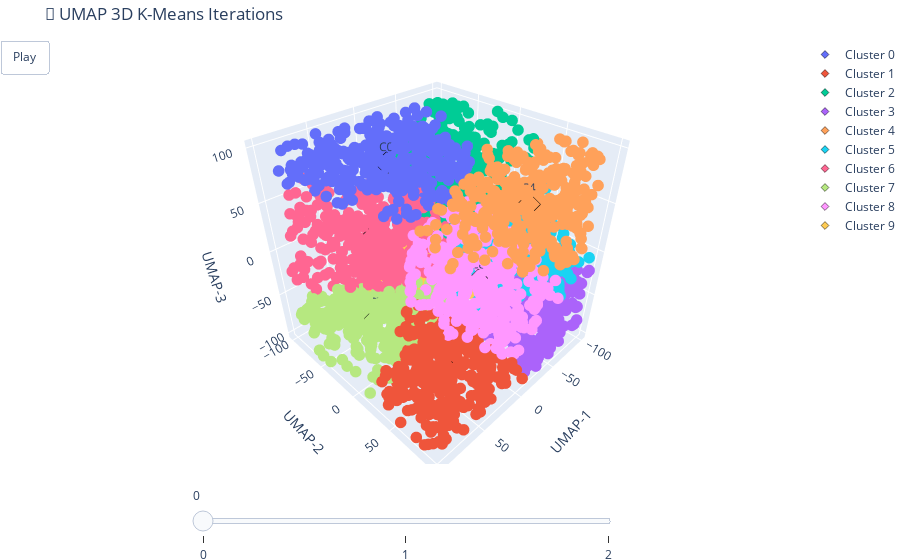

The cell this chart's notebook holds for it:
### Code cell
# Bernat: any setting <1 will cause sorting order artifacts because of
# the rendering engine's static sorting order on transparents.
point_opacity = 1

colors = px.colors.qualitative.Plotly

# Static layout
layout = go.Layout(
    title="🌌 UMAP 3D K-Means Iterations",
    margin=dict(l=0, r=0, b=0, t=40),
    scene=dict(
        xaxis_title='UMAP-1',
        yaxis_title='UMAP-2',
        zaxis_title='UMAP-3',
        bgcolor='white'
    ),
    updatemenus=[dict(
        type='buttons',
        showactive=False,
        buttons=[dict(label='Play', method='animate', args=[None])]
    )],
    sliders=[dict(
        steps=[dict(method='animate', args=[[f'frame{k}']], label=str(k)) for k in range(len(iterations))],
        transition=dict(duration=0),
        x=0.156, y=0, len=0.6
    )]
)

# Initial empty figure
fig = go.Figure(layout=layout)

# Initial data for frame 0
iter0 = iteration_meta[0]
cmap = {cid: colors[i % len(colors)] for i, cid in enumerate(np.unique(iter0['centroid_ids']))}

for cid in cmap:
    mask = iter0['point_cluster_ids'] == cid
    fig.add_trace(go.Scatter3d(
        x=points_3d_per_iter[0][mask, 0],
        y=points_3d_per_iter[0][mask, 1],
        z=points_3d_per_iter[0][mask, 2],
        mode='markers',
        marker=dict(size=4, color=cmap[cid], opacity=point_opacity),
        showlegend=False
    ))
    mask = iter0['centroid_ids'] == cid
    fig.add_trace(go.Scatter3d(
        x=centroids_3d_per_iter[0][mask, 0],
        y=centroids_3d_per_iter[0][mask, 1],
        z=centroids_3d_per_iter[0][mask, 2],
        mode='markers+text',
        marker=dict(size=6, symbol='diamond', color=cmap[cid], line=dict(width=0.5, color='black')),
        name=f'Cluster {cid}',
        text=[f"C{cid}"] * np.sum(mask),
        textposition="top center"
    ))

# Add frames
frames = []
for k, meta in enumerate(iteration_meta):
    frame_data = []
    cmap = {cid: colors[i % len(colors)] for i, cid in enumerate(np.unique(meta['centroid_ids']))}

    for cid in cmap:
        mask_p = meta['point_cluster_ids'] == cid
        mask_c = meta['centroid_ids'] == cid

        frame_data.append(go.Scatter3d(
            x=points_3d_per_iter[k][mask_p, 0],
            y=points_3d_per_iter[k][mask_p, 1],
            z=points_3d_per_iter[k][mask_p, 2],
            mode='markers',
            marker=dict(size=4, color=cmap[cid], opacity=point_opacity),
            showlegend=False
        ))
        frame_data.append(go.Scatter3d(
            x=centroids_3d_per_iter[k][mask_c, 0],
            y=centroids_3d_per_iter[k][mask_c, 1],
            z=centroids_3d_per_iter[k][mask_c, 2],
            mode='markers+text',
            marker=dict(size=6, symbol='diamond', color=cmap[cid], line=dict(width=0.5, color='black')),
            name=f'Cluster {cid}',
            text=[f"C{cid}"] * np.sum(mask_c),
            textposition="top center"
        ))

    frames.append(go.Frame(data=frame_data, name=f"frame{k}"))

fig.frames = frames
fig.show()

### Figure 1 — Plotly figure (JSON) as saved in the notebook; plotly's stock layout.template omitted (floating-point values rounded to 4 significant figures; data arrays with more than 128 entries replaced by an {"elided": "..."} marker saying what was removed)
{"data": [{"marker": {"color": "#636EFA", "opacity": 1, "size": 4}, "mode": "markers", "showlegend": false, "type": "scatter3d", "x": {"elided": "350 float values"}, "y": {"elided": "350 float values"}, "z": {"elided": "350 float values"}}, {"marker": {"color": "#636EFA", "line": {"color": "black", "width": 0.5}, "size": 6, "symbol": "diamond"}, "mode": "markers+text", "name": "Cluster 0", "text": ["C0"], "textposition": "top center", "type": "scatter3d", "x": [18.63], "y": [-41.38], "z": [79.42]}, {"marker": {"color": "#EF553B", "opacity": 1, "size": 4}, "mode": "markers", "showlegend": false, "type": "scatter3d", "x": {"elided": "350 float values"}, "y": {"elided": "350 float values"}, "z": {"elided": "350 float values"}}, {"marker": {"color": "#EF553B", "line": {"color": "black", "width": 0.5}, "size": 6, "symbol": "diamond"}, "mode": "markers+text", "name": "Cluster 1", "text": ["C1"], "textposition": "top center", "type": "scatter3d", "x": [53.7], "y": [63.44], "z": [-58.72]}, {"marker": {"color": "#00CC96", "opacity": 1, "size": 4}, "mode": "markers", "showlegend": false, "type": "scatter3d", "x": {"elided": "350 float values"}, "y": {"elided": "350 float values"}, "z": {"elided": "350 float values"}}, {"marker": {"color": "#00CC96", "line": {"color": "black", "width": 0.5}, "size": 6, "symbol": "diamond"}, "mode": "markers+text", "name": "Cluster 2", "text": ["C2"], "textposition": "top center", "type": "scatter3d", "x": [-67.5], "y": [-41.67], "z": [36.49]}, {"marker": {"color": "#AB63FA", "opacity": 1, "size": 4}, "mode": "markers", "showlegend": false, "type": "scatter3d", "x": {"elided": "350 float values"}, "y": {"elided": "350 float values"}, "z": {"elided": "350 float values"}}, {"marker": {"color": "#AB63FA", "line": {"color": "black", "width": 0.5}, "size": 6, "symbol": "diamond"}, "mode": "markers+text", "name": "Cluster 3", "text": ["C3"], "textposition": "top center", "type": "scatter3d", "x": [-66.32], "y": [60.21], "z": [-69.71]}, {"marker": {"color": "#FFA15A", "opacity": 1, "size": 4}, "mode": "markers", "showlegend": false, "type": "scatter3d", "x": {"elided": "350 float values"}, "y": {"elided": "350 float values"}, "z": {"elided": "350 float values"}}, {"marker": {"color": "#FFA15A", "line": {"color": "black", "width": 0.5}, "size": 6, "symbol": "diamond"}, "mode": "markers+text", "name": "Cluster 4", "text": ["C4"], "textposition": "top center", "type": "scatter3d", "x": [-32.69], "y": [69.04], "z": [64.16]}, {"marker": {"color": "#19D3F3", "opacity": 1, "size": 4}, "mode": "markers", "showlegend": false, "type": "scatter3d", "x": {"elided": "350 float values"}, "y": {"elided": "350 float values"}, "z": {"elided": "350 float values"}}, {"marker": {"color": "#19D3F3", "line": {"color": "black", "width": 0.5}, "size": 6, "symbol": "diamond"}, "mode": "markers+text", "name": "Cluster 5", "text": ["C5"], "textposition": "top center", "type": "scatter3d", "x": [-67.38], "y": [31.72], "z": [-15.02]}, {"marker": {"color": "#FF6692", "opacity": 1, "size": 4}, "mode": "markers", "showlegend": false, "type": "scatter3d", "x": {"elided": "350 float values"}, "y": {"elided": "350 float values"}, "z": {"elided": "350 float values"}}, {"marker": {"color": "#FF6692", "line": {"color": "black", "width": 0.5}, "size": 6, "symbol": "diamond"}, "mode": "markers+text", "name": "Cluster 6", "text": ["C6"], "textposition": "top center", "type": "scatter3d", "x": [42.15], "y": [-39.71], "z": [16.53]}, {"marker": {"color": "#B6E880", "opacity": 1, "size": 4}, "mode": "markers", "showlegend": false, "type": "scatter3d", "x": {"elided": "350 float values"}, "y": {"elided": "350 float values"}, "z": {"elided": "350 float values"}}, {"marker": {"color": "#B6E880", "line": {"color": "black", "width": 0.5}, "size": 6, "symbol": "diamond"}, "mode": "markers+text", "name": "Cluster 7", "text": ["C7"], "textposition": "top center", "type": "scatter3d", "x": [60.05], "y": [-18.97], "z": [-53.69]}, {"marker": {"color": "#FF97FF", "opacity": 1, "size": 4}, "mode": "markers", "showlegend": false, "type": "scatter3d", "x": {"elided": "350 float values"}, "y": {"elided": "350 float values"}, "z": {"elided": "350 float values"}}, {"marker": {"color": "#FF97FF", "line": {"color": "black", "width": 0.5}, "size": 6, "symbol": "diamond"}, "mode": "markers+text", "name": "Cluster 8", "text": ["C8"], "textposition": "top center", "type": "scatter3d", "x": [13.58], "y": [60.48], "z": [8.988]}, {"marker": {"color": "#FECB52", "opacity": 1, "size": 4}, "mode": "markers", "showlegend": false, "type": "scatter3d", "x": {"elided": "350 float values"}, "y": {"elided": "350 float values"}, "z": {"elided": "350 float values"}}, {"marker": {"color": "#FECB52", "line": {"color": "black", "width": 0.5}, "size": 6, "symbol": "diamond"}, "mode": "markers+text", "name": "Cluster 9", "text": ["C9"], "textposition": "top center", "type": "scatter3d", "x": [-42.17], "y": [-48.18], "z": [-67.99]}], "layout": {"margin": {"b": 0, "l": 0, "r": 0, "t": 40}, "scene": {"bgcolor": "white", "xaxis": {"title": {"text": "UMAP-1"}}, "yaxis": {"title": {"text": "UMAP-2"}}, "zaxis": {"title": {"text": "UMAP-3"}}}, "sliders": [{"len": 0.6, "steps": [{"args": [["frame0"]], "label": "0", "method": "animate"}, {"args": [["frame1"]], "label": "1", "method": "animate"}, {"args": [["frame2"]], "label": "2", "method": "animate"}], "transition": {"duration": 0}, "x": 0.156, "y": 0}], "title": {"text": "🌌 UMAP 3D K-Means Iterations"}, "updatemenus": [{"buttons": [{"args": [null], "label": "Play", "method": "animate"}], "showactive": false, "type": "buttons"}]}}
